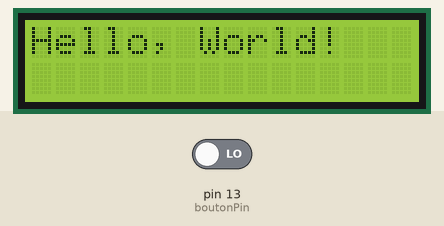
Simulated run of this sketch. Board: Arduino Uno, built with avr-gcc and run on an emulated ATmega328P. Shown: 16×2 character LCD. Inputs (shaded band) come from the test bench; at power-on: pin 13 (boutonPin) LOW.

Above: at 1.2 s.
1.3 s: pin 13 (boutonPin) driven HIGH
At 1.35 s:
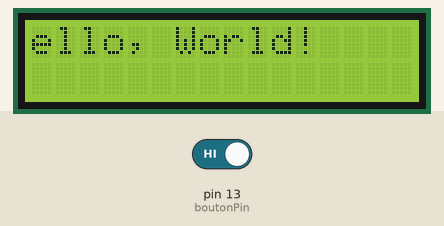
At 3.1 s:
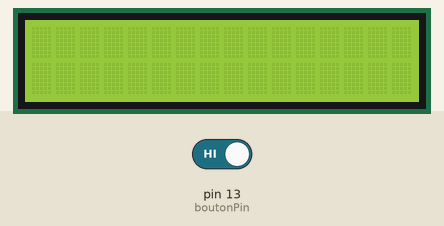
Timing chart, 0 to 4.6 s (numbered marks = the images above; inputs shaded):
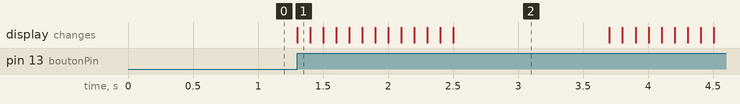

The sketch:

bouton_a_ajouter.ino
```cpp
#include <LiquidCrystal.h>

int rs = 12;
int en = 11;
int d4 = 5;
int d5= 4;
int d6 = 3;
int d7 = 2;
LiquidCrystal lcd(rs, en, d4, d5, d6, d7);

// Broche d'entrée pour le bouton
const int boutonPin = 13;

void setup() {
  // Définition de la broche d'entrée du bouton
  pinMode(boutonPin, INPUT);

  // Initialisation de l'afficheur LCD
  lcd.begin(16, 2);

  // Affichage du message d'accueil
  lcd.print("Hello, World!");
}

void loop() {
  // Lecture de l'état du bouton
  int boutonState = digitalRead(boutonPin);

  // Si le bouton est appuyé
  if (boutonState == HIGH) {
    // Faire défiler le texte vers la gauche
    lcd.scrollDisplayLeft();
    delay(100);
  }
}
```

Measured:
- after the input at 1.3 s, the display: changes at once (image 1)
- what the display in image 2 shows lasts 1.2 s, from 2.5 s to 3.7 s
